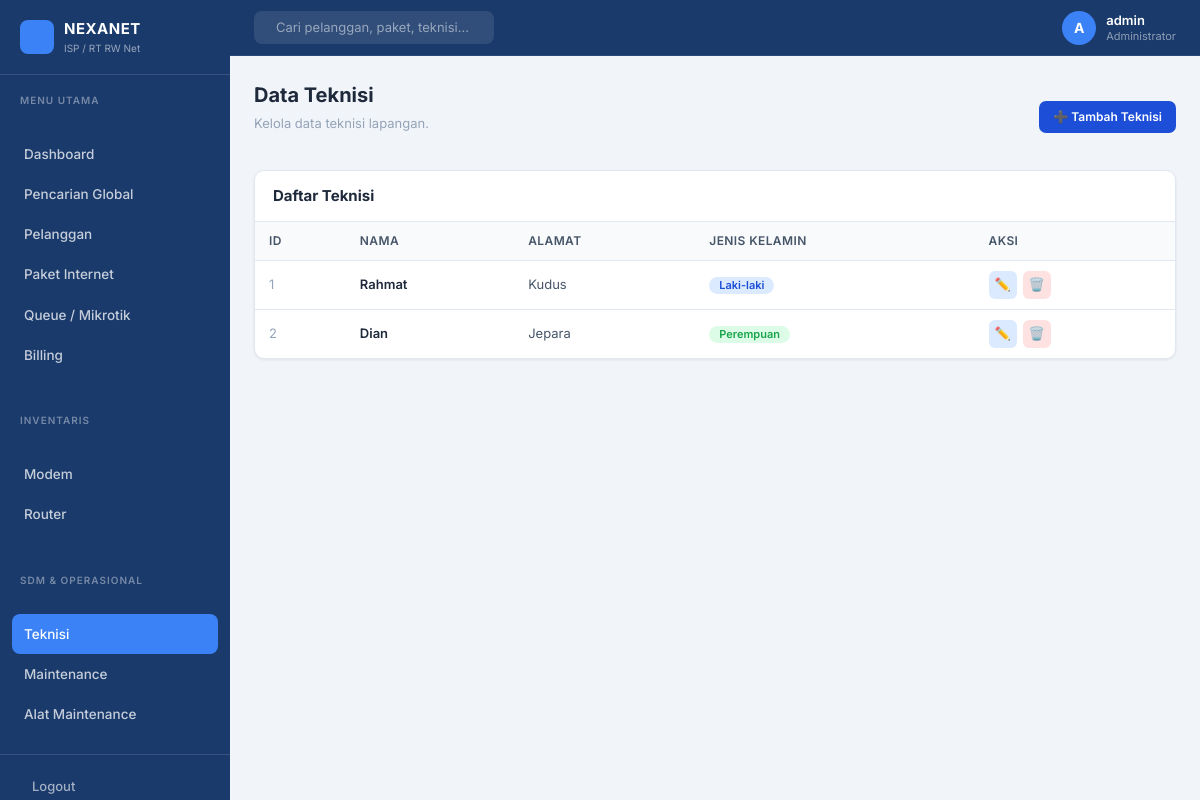
/templates/teknisi/index.php (signed in), run on an earlier commit of the app's database.
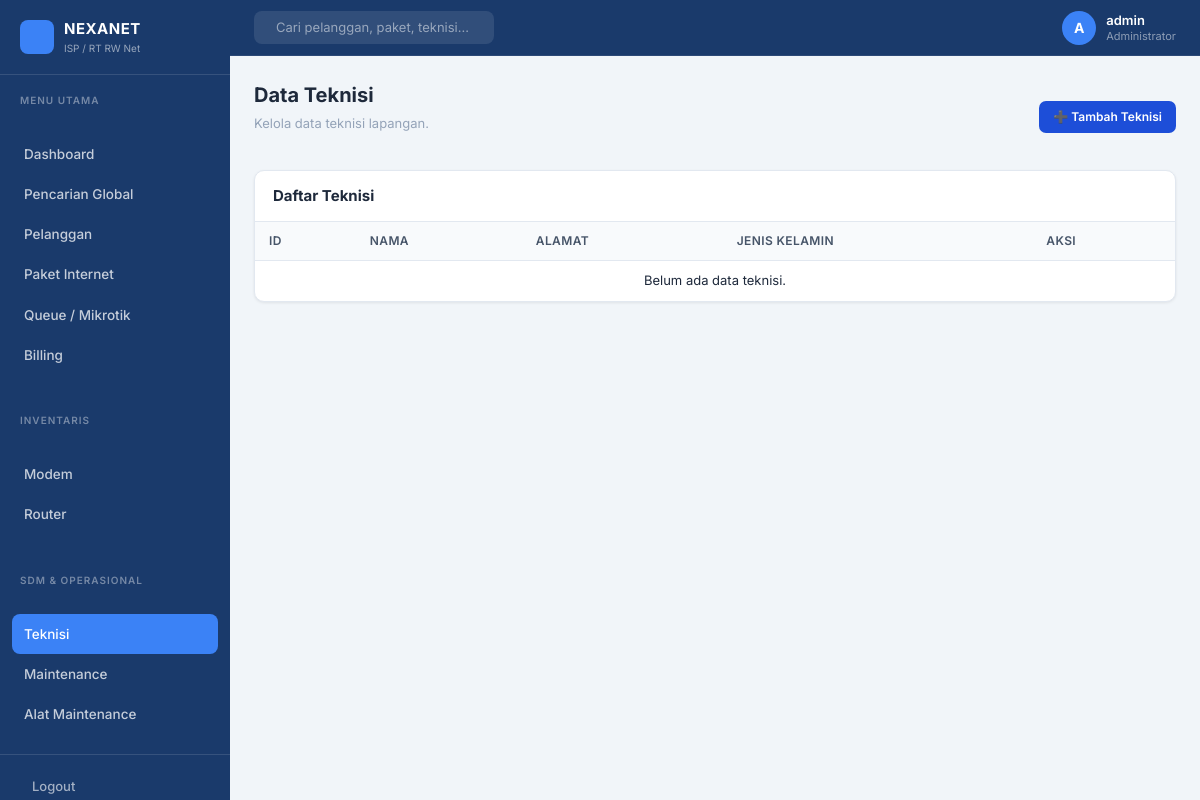
And on a later commit of the database.
### tables this page shows
CREATE TABLE `teknisi` (
  `id_teknisi` int(11) NOT NULL,
  `nama` varchar(50) NOT NULL,
  `alamat` varchar(30) NOT NULL,
  `jenis_kelamin` varchar(10) NOT NULL
);

### templates/teknisi/index.php (the view, shortened to what this page needs)
<?php
include __DIR__ . '/../layouts/header.php';
include __DIR__ . '/../layouts/sidebar.php';
include __DIR__ . '/../layouts/navbar.php';
$result = mysqli_query($conn, "SELECT * FROM teknisi ORDER BY id_teknisi ASC");
?>
<div class="main-content">
<div class="page-body">
    <div class="page-actions">
        <div>
            <div class="page-title">Data Teknisi</div>
            <div class="page-subtitle">Kelola data teknisi lapangan.</div>
        </div>
        <a href="tambah.php"><button class="btn-primary-sm">➕ Tambah Teknisi</button></a>
    </div>
    <div class="panel">
        <div class="panel-header"><div class="panel-title">Daftar Teknisi</div></div>
        <table class="dash-table">
            <thead>
                <tr>
                    <th>ID</th>
                    <th>Nama</th>
                    <th>Alamat</th>
                    <th>Jenis Kelamin</th>
                    <th>Aksi</th>
                </tr>
            </thead>
            <tbody>
            <?php if ($result && mysqli_num_rows($result) > 0): ?>
                <?php while ($row = mysqli_fetch_assoc($result)): ?>
                <tr>
                    <td style="color:var(--gray-400)"><?= $row['id_teknisi'] ?></td>
                    <td style="font-weight:600"><?= htmlspecialchars($row['nama']) ?></td>
                    <td style="color:var(--gray-600)"><?= htmlspecialchars($row['alamat']) ?></td>
                    <td>
                        <span class="badge <?= $row['jenis_kelamin'] === 'Laki-laki' ? 'badge-blue' : 'badge-green' ?>">
                            <?= htmlspecialchars($row['jenis_kelamin']) ?>
                        </span>
                    </td>
                    <td>
                        <div style="display:flex;gap:6px">
                            <a href="edit.php?id=<?= $row['id_teknisi'] ?>" class="btn-action btn-edit" title="Edit">✏️</a>
                            <a href="../../backend/teknisi/hapus.php?id=<?= $row['id_teknisi'] ?>"
                               class="btn-action btn-hapus" title="Hapus"
                               onclick="return confirm('Hapus teknisi ini?')">🗑️</a>
                        </div>
                    </td>
                </tr>
                <?php endwhile; ?>
            <?php else: ?>
                <tr><td colspan="5" class="empty-state">Belum ada data teknisi.</td></tr>
            <?php endif; ?>
            </tbody>
        </table>
    </div>
</div>
</div>
</body>
</html>

What changed in the data, as far as the page shows it:
removed teknisi: id_teknisi "1", nama "Rahmat", alamat "Kudus", jenis_kelamin "Laki-laki"
removed teknisi: id_teknisi "2", nama "Dian", alamat "Jepara", jenis_kelamin "Perempuan"
Also different on the page:
text now shown: "Belum ada data teknisi."
